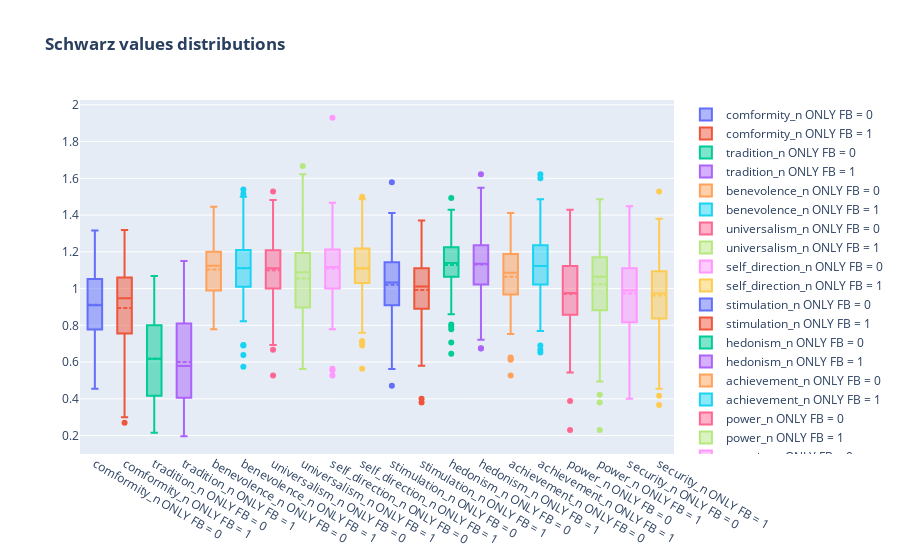

Notebook cell for this chart:
### Code cell
fig = go.Figure()
for s in sch_modules_n:
    for i in [0, 1]:
        fig.add_trace(go.Box(name= s + ' ' +'ONLY FB = ' + str(i) , y=df_cons[(df_cons["onlyFB"] == i)][s]))
        
            
#fig.update_traces(boxpoints='all', boxmean=True)
fig.update_traces( boxmean=True)

fig.update_layout(title_text='<b>Schwarz values distributions <b>')
